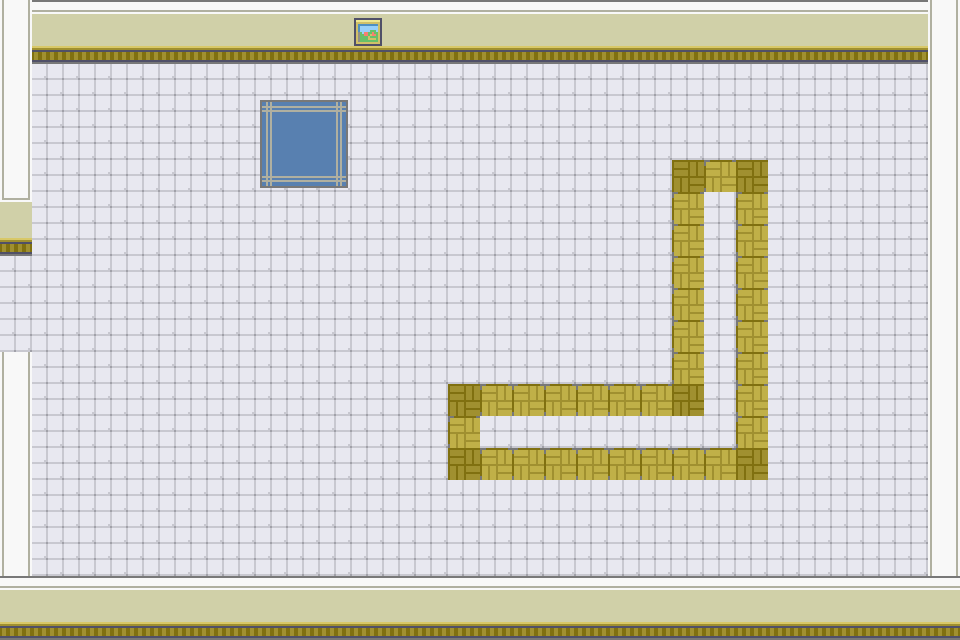

Rendered tile map (Tiled .tmx) drawn with the repository's tilesets; below, a short description and the map source with its tile grids summarised:
An orthogonal 30x20 tile map with 32x32 px tiles, 4 tile layers (Floor, Walls, Objects, SuperiorObjects) and 14 objects (characterSpawner).

<map version="1.0" tiledversion="1.1.2" orientation="orthogonal" renderorder="right-down" width="30" height="20" tilewidth="32" tileheight="32" infinite="0" nextobjectid="49">
 <tileset firstgid="1" source="Multi-Inside.tsx" />
 <layer name="Floor" width="30" height="20">
  <data>[600 cells, 600 non-empty, 3 distinct tile ids]</data>
 </layer>
 <layer name="Walls" width="30" height="20">
  <data>[600 cells, 70 non-empty, 4 distinct tile ids]</data>
 </layer>
 <layer name="Objects" width="30" height="20">
  <data>[600 cells, 90 non-empty, 14 distinct tile ids]</data>
 </layer>
 <objectgroup name="Collisions">
  <object id="8" x="-2.66667" y="-1.33333" width="957.333" height="66.6667" />
  <object id="18" x="0" y="66.6667" width="30.6667" height="573.333" />
  <object id="19" x="32" y="576" width="924" height="64" />
  <object id="21" x="929.333" y="65.3333" width="29.3333" height="502.667" />
 </objectgroup>
 <objectgroup color="#0000ff" name="Path">
  <object id="41" x="699.25" y="396.916" width="9.75" height="7.75">
   <properties>
    <property name="direction" value="up" />
   </properties>
  </object>
  <object id="43" x="443.458" y="459.458" width="9.75" height="7.75">
   <properties>
    <property name="direction" value="up" />
   </properties>
  </object>
  <object id="44" x="684.125" y="157.125" width="9.75" height="7.75">
   <properties>
    <property name="direction" value="right" />
   </properties>
  </object>
  <object id="45" x="459.125" y="380.125" width="9.75" height="7.75">
   <properties>
    <property name="direction" value="right" />
   </properties>
  </object>
  <object id="46" x="764.458" y="171.458" width="9.75" height="7.75">
   <properties>
    <property name="direction" value="down" />
   </properties>
  </object>
  <object id="47" x="748.125" y="476.125" width="9.75" height="7.75">
   <properties>
    <property name="direction" value="left" />
   </properties>
  </object>
 </objectgroup>
 <objectgroup color="#ff0000" name="Triggers">
  <object id="24" x="4" y="257" width="25" height="90">
   <properties>
    <property name="changeMap" value="mapaTest" />
    <property name="linkTo" value="entry_1" />
   </properties>
  </object>
  <object id="27" x="266" y="105" width="77" height="78">
   <properties>
    <property name="cameraZoom" value="-3" />
   </properties>
  </object>
  <object id="36" x="64" y="290.667" width="30.6667" height="26.6667">
   <properties>
    <property name="isLinkedTo" value="entry_1" />
   </properties>
  </object>
 </objectgroup>
 <objectgroup color="#00ff00" name="Items">
  <properties>
   <property name="isPicked" type="bool" value="false" />
   <property name="type" value="key" />
  </properties>
  <object id="48" template="items/character spawner.tx" type="characterSpawner" x="672" y="383.333" width="32" height="32.3636">
   <properties>
    <property name="character_IA" value="ghost" />
    <property name="isPassable" type="bool" value="true" />
   </properties>
  </object>
 </objectgroup>
 <layer name="SuperiorObjects" width="30" height="20">
  <data>[600 cells, 2 non-empty, 2 distinct tile ids]</data>
 </layer>
</map>
